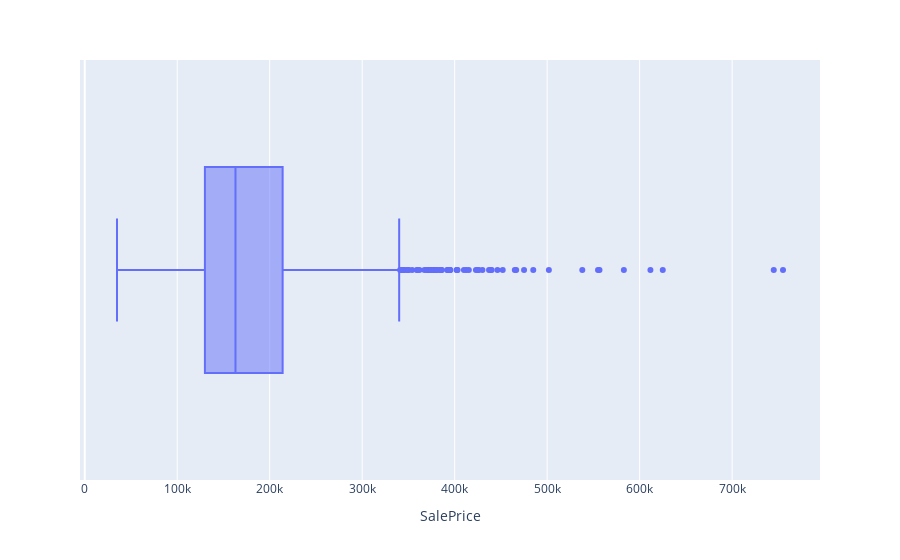

Source (notebook cell):
### Code cell
price_data = df['SalePrice']
fig = px.box(price_data, x="SalePrice")
fig.show()

### Figure 1 — Plotly figure (JSON) as saved in the notebook; plotly's stock layout.template omitted (floating-point values rounded to 4 significant figures; data arrays with more than 128 entries replaced by an {"elided": "..."} marker saying what was removed)
{"data": [{"alignmentgroup": "True", "hovertemplate": "SalePrice=%{x}<extra></extra>", "legendgroup": "", "marker": {"color": "#636efa"}, "name": "", "notched": false, "offsetgroup": "", "orientation": "h", "showlegend": false, "type": "box", "x": {"elided": "1460 int values"}, "x0": " ", "xaxis": "x", "y0": " ", "yaxis": "y"}], "layout": {"boxmode": "group", "legend": {"tracegroupgap": 0}, "margin": {"t": 60}, "xaxis": {"anchor": "y", "domain": [0, 1], "title": {"text": "SalePrice"}}, "yaxis": {"anchor": "x", "domain": [0, 1]}}}
